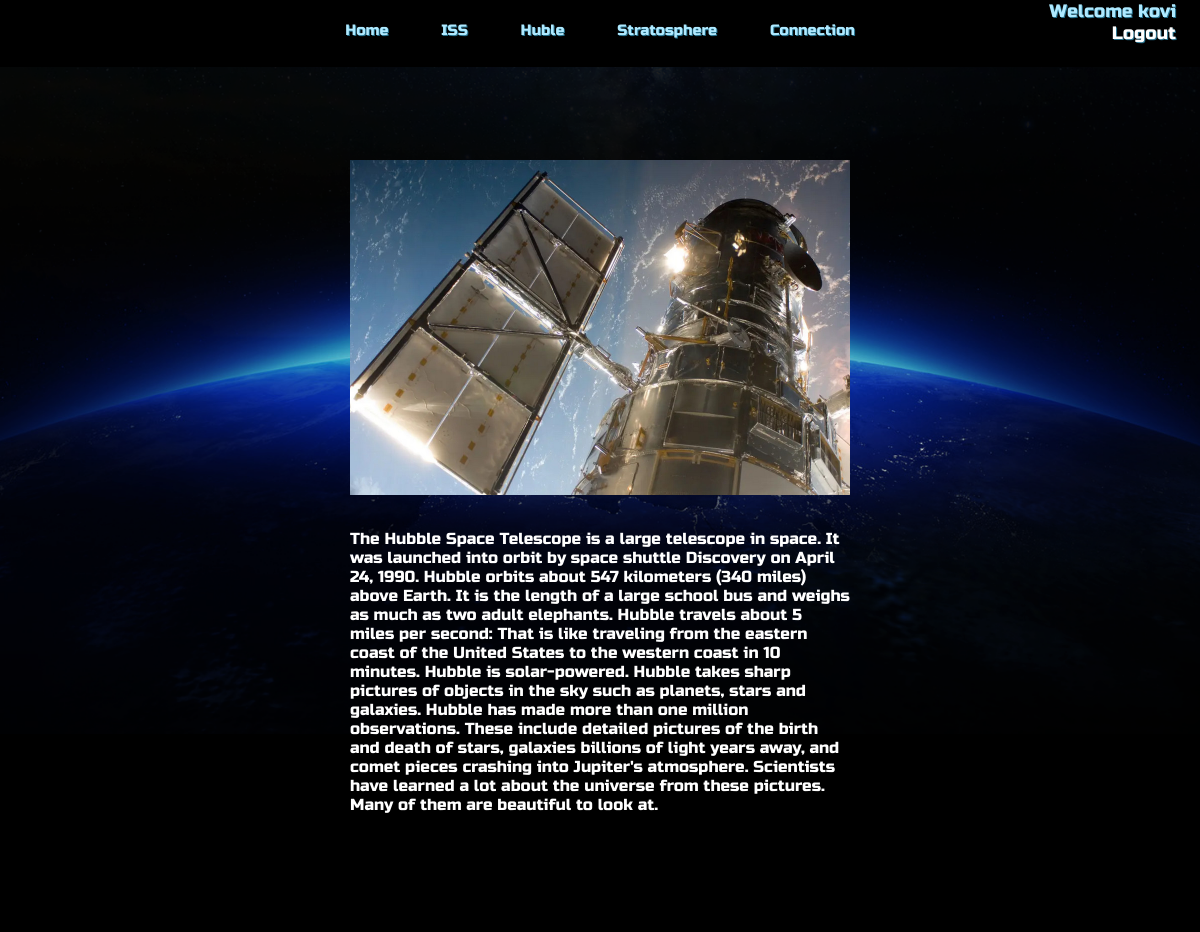
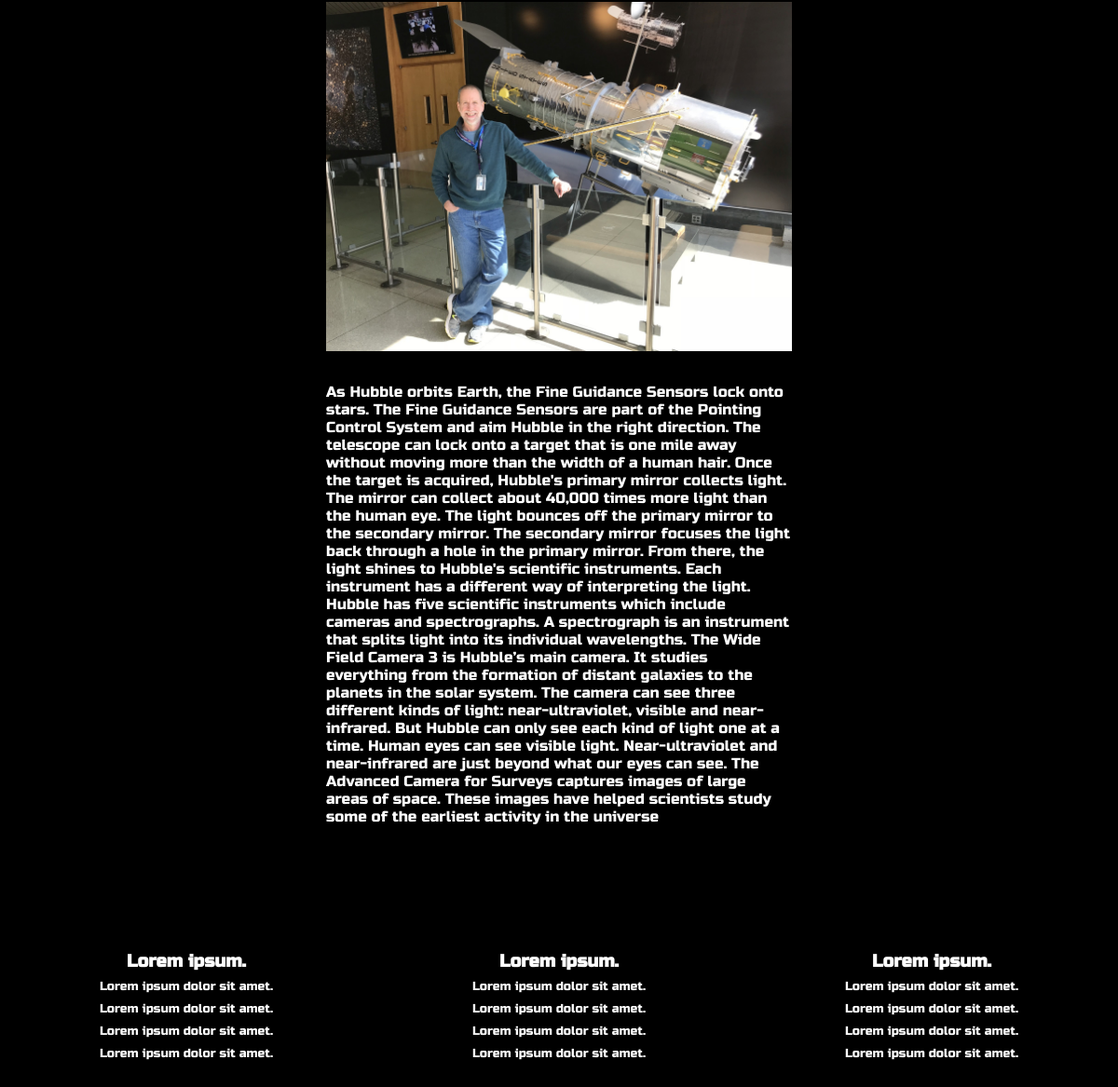
Screenshot of /hubble.php (signed in) with the database file from the repository (2 pictures, top to bottom).
### tables this page shows
CREATE TABLE IF NOT EXISTS `hubble` (
  `id` int(11) NOT NULL AUTO_INCREMENT,
  `img_name` varchar(250) DEFAULT NULL,
  `text` text NOT NULL,
  PRIMARY KEY (`id`)
);

### hubbleInfo.php (called while the page is built, shortened)
<?php
require_once './dbConn.php';
$result = mysqli_query($conn, "SELECT * FROM hubble");
    if(mysqli_num_rows($result) > 0)
    {
        $rows = mysqli_fetch_all($result);
    }

### hubble.php (the view, shortened to what this page needs)
<?php
require_once './hubbleInfo.php';
?>
<!DOCTYPE html>
<html lang="hu">
<head>
    <link rel="stylesheet" href="assets/css/index.css">
    <link rel="stylesheet" href="assets/css/contact.css">
    <link rel="stylesheet" href="assets/css/hubble.css">
</head>
<body>
    <?php if(isset($_SESSION['felhasznalo']['id'])){ ?>
    <header>
        <div class="header-wrapper">
            <nav>
                <a href="./index.php">Home</a>
                <a href="./iss.php">ISS</a>
                <a href="#">Huble</a>
                <a href="./stratosphere.php">Stratosphere</a>
                <a href="./contact.php">Connection</a>
            </nav>
            <div class="logout">
                <p>Welcome <?php print($_SESSION['felhasznalo']['username']); ?></p>
                <a class="submit" href="./logout.php">Logout</a>
            </div>
        </div>
    </header>
    <main>
    <?php
        if(isset($rows))
       {
           foreach($rows as $key => $row)
          {
    ?>
   <div class="hubble_cards">
        <div class="card">
            <img src="./assets/img/<?php print($row[1]);?>.jpg" alt="Iss station">
            <p> <?php print($row[2]); ?></p>
        </div>
   </div>
   <?php
      }
   }
    ?>
    </main>
    <footer>
        <div class="footer-wrapper">
            <div class="footer-box">
                <ul>
                    <li>
                        <h3>Lorem ipsum.</h3>
                    </li>
                    <li><a href="">Lorem ipsum dolor sit amet.</a></li>
                    <li><a href="">Lorem ipsum dolor sit amet.</a></li>
                    <li><a href="">Lorem ipsum dolor sit amet.</a></li>
                    <li><a href="">Lorem ipsum dolor sit amet.</a></li>
                </ul>
            </div>
            <div class="footer-box">
                <ul>
                    <li>
                        <h3>Lorem ipsum.</h3>
                    </li>
                    <li><a href="">Lorem ipsum dolor sit amet.</a></li>
                    <li><a href="">Lorem ipsum dolor sit amet.</a></li>
                    <li><a href="">Lorem ipsum dolor sit amet.</a></li>
                    <li><a href="">Lorem ipsum dolor sit amet.</a></li>
                </ul>
            </div>
            <div class="footer-box">
                <ul>
                    <li>
                        <h3>Lorem ipsum.</h3>
                    </li>
                    <li><a href="">Lorem ipsum dolor sit amet.</a></li>
                    <li><a href="">Lorem ipsum dolor sit amet.</a></li>
                    <li><a href="">Lorem ipsum dolor sit amet.</a></li>
                    <li><a href="">Lorem ipsum dolor sit amet.</a></li>
                </ul>
            </div>
        </div>
    </footer>
    <?php
    }else{
        print('a megtekintéshez jelentkezzen be!');
    }
    ?>
</body></html>

### assets/css/index.css (style rules this page uses)
* { margin: 0; padding: 0; font-family: 'Russo One', sans-serif; color: #000; }
body { background-color: #000000; }
.header-wrapper { max-width: 100%; height: 800; position: relative; }
nav { position: absolute; margin-left: auto; margin-right: auto; left: 0; right: 0; top: 20px; text-align: center; height: 30px; }
nav a { margin: 10% 2%; font-size: 15px; text-shadow: 1px 1px #236D89; text-decoration: none; color: #AEE9FF; transition-property: all; transition-duration: 4s; }
.logout { position: absolute; display: flex; flex-wrap: wrap; text-align: end; width: auto; top: 5%; right: 2%; font-size: 18px; text-shadow: 1px 1px #236D89; text-decoration: none; color: #AEE9FF; }
.logout p, .logout a { width: 100%; font-size: 18px; text-shadow: 1px 1px #236D89; text-decoration: none; color: #AEE9FF; }
.logout a { color: #fff; }
.card:nth-child(odd) { max-width: 500px; height: 100%; margin: 10% auto; }
.card img { max-width: 100%; height: auto; }
.footer-wrapper { display: flex; justify-content: space-around; }
.footer-wrapper h3 { color: #FFF; }
.footer-box { width: 33%; height: 150px; padding: 10px 0 35px 0; }
.footer-box ul a { color: #FFF; align-items: center; text-decoration: none; font-size: 13px; }
.footer-box ul li { text-align: center; margin: 5px; }

### assets/css/contact.css (style rules this page uses)
header { height: 800px; width: 100%; background-position: center; background-repeat: no-repeat; background-size: contain; background-image: url(../img/header_img3.png); }

### assets/css/hubble.css (style rules this page uses)
.hubble_cards:first-child { max-width: 700px; height: auto; margin: -710px auto auto auto; }
.hubble_cards img { margin-bottom: 30px; }
.hubble_cards p { color: white; }

### rows the page displays
hubble: img_name (picture), text "The Hubble Space Telescope is a large telescope in space. It was launched into orbit by space shuttle Discovery on April 24, 1990. Hubble orbits about 547 kilometers (340 miles) above Earth. It is the length of a large school bus and weighs as much as two adult elephants. Hubble travels about 5 miles per second: That is like traveling from the eastern coast of the United States to the western coast in 10 minutes. Hubble is solar-powered. Hubble takes sharp pictures of objects in the sky such as planets, stars and galaxies. Hubble has made more than one million observations. These include detailed pictures of the birth and death of stars, galaxies billions of light years away, and comet…"
hubble: img_name (picture), text "As Hubble orbits Earth, the Fine Guidance Sensors lock onto stars. The Fine Guidance Sensors are part of the Pointing Control System and aim Hubble in the right direction. The telescope can lock onto a target that is one mile away without moving more than the width of a human hair. Once the target is acquired, Hubble's primary mirror collects light. The mirror can collect about 40,000 times more light than the human eye. The light bounces off the primary mirror to the secondary mirror. The secondary mirror focuses the light back through a hole in the primary mirror. From there, the light shines to Hubble's scientific instruments. Each instrument has a different way of interpreting the…"

### other values shown
$_SESSION['felhasznalo']['username'] "kovi"
